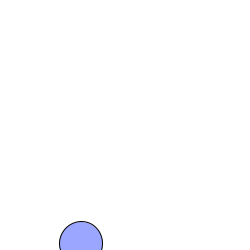
Frame 1 (no input)
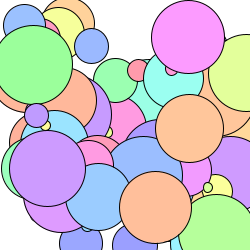
Frame 60 (the mouse pressed at the canvas centre just before this capture)
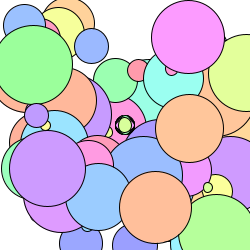
Frame 120 (the mouse held since frame 60 and released just before this capture)

The Processing sketch that drew these frames (run headless with seeded random() and noise(); from frame 60 on, the mouse is pressed at the canvas centre):

// Processing sketch: processing_155309
// ── processing_155309.pde

int counter;

void setup() {  //setup function called initially, only once
  size(250, 250);
  background(255);  //set background white
  colorMode(HSB);   //set colors to Hue, Saturation, Brightness mode
  counter = 0;
}

void draw() {  //draw function loops 
  counter++;
  //noStroke();
  fill(random(255),100,255,1000);
  
  if(mousePressed == true) { //add some interaction
    ellipse(mouseX, mouseY, random(10,20), random(10,20));
  }
  else {
    ellipse(random(20,255), random(20,255), 80*cos(counter), 80*cos(counter));
  }
}
